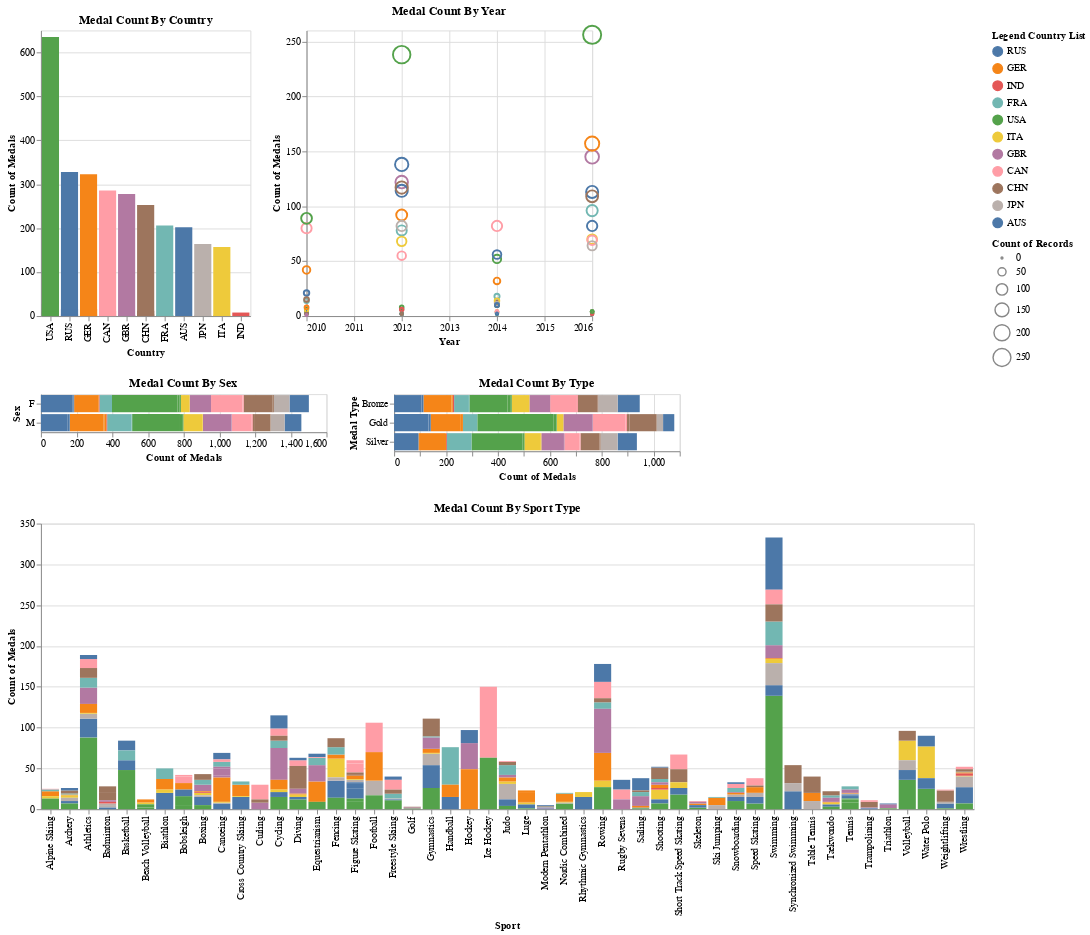

The notebook cell this image was saved under:
### Markdown cell above
# Final Visualization

## Summary of the key elements of your design and accompanying justification.

### Overall Design Principal Used / Final evaluation approach

1. Overview First : First overall wins of countries is visulaized then various other related stats are visualized. 
1. Zoom & Filter - Added Radio Selection for Country selections for Filtering and zooming for specific Country. 
1. Detail on Demand - Used Tooltip to Provide extra details when user hover mouse over Graph.

### Graph Details

These graphs are visulaize :- 
1. ByCountry - Medal Count By Country
1. ByYear - Medal Count By Year
1. BySex - Medal Count By Sex 
1. ByMedal - Medal Count By Type
1. BySport - Medal Count By Sport Type

### Mark and Encoding details

1. Mark type of bar is used for ByCountry, BySex , ByMedal, BySport graphs as bar type more suitable  for Ordered data to effectively visualize which country won more or less medal.
1.  Mark type point is used for ByYear graph for having 2D poistion scatter plot for effectively visualize coutry, number of medals won and year data. 
1.  Hue color pattern used for effectively distinguish categorical data 
1. Tooltip added to provide extra information on demand to make Visualization interactive.
1. Aggregation used to visalize the number of medals wons.

### Color Scheme
> **Hue** is used for Categorical Encoding to make sure each catogory is distinguisable 


### Selection Used
1. Radio type button used to select specific country.   Radio button is in genral media/device/platform friendly. Extra zooming and panning is not used to avoid desert frog phenomena.

### Code cell
# Create Selection 
country_list = df_olympic['NOC'].tolist() # Get list of Country from Pandas Dataframe  
country_list = list(set(country_list))  # Get Unique list of Country  
options = country_list
labels = [option + ' ' for option in options]

# Radio button for Country Selections.
input_dropdown = alt.binding_radio(
    # Add the empty selection which shows all when clicked
    options=options + [None],
    labels=labels + ['All'],
    name='Country: '
)
selection = alt.selection_point(
    fields=['NOC'],
    bind=input_dropdown,
)

# Bar Graph of Total Medals won by each country 
ByCountry = alt.Chart(df_olympic, title="Medal Count By Country").mark_bar().encode(
    x = alt.X('NOC:N', sort = '-y', title = "Country"),
    y = alt.Y('count()', title = "Count of Medals" ),
    color=alt.Color('NOC',title="Legend Country List"),
     tooltip = [ 'Team' ,'count()'] 
).add_params(
    selection
).transform_filter(
    selection
)

 
#  Scatter Plot of total medals won each country per Year.
ByYear = alt.Chart(df_olympic, title="Medal Count By Year").mark_point().encode(
    x=alt.X('Year:T'),
    color=alt.Color('NOC:N').scale(domain=options),
     y = alt.Y('count()', title = "Count of Medals" ),
     tooltip = [ 'Team', "Year:T" ,'count()'],
     size="count()" 
).add_params(
    selection
).transform_filter(
    selection
)


#  Bar graph of total medal won by Male or Female. 
BySex = alt.Chart(df_olympic, title="Medal Count By Sex").mark_bar().encode(
    x = alt.X('count()', title = "Count of Medals" ),
    y = alt.Y('Sex:N', title = "Sex"),
    color=alt.Color('NOC:N').scale(domain=options),
    tooltip = [ 'Team' , 'Sex' , 'count()'] 
).add_params(
    selection
).transform_filter(
    selection
) 

#  Bar graph of medal won by type (Gold/Silver/Bronze). 
ByMedal = alt.Chart(df_olympic, title="Medal Count By Type").mark_bar().encode(
    x = alt.X('count()', title = "Count of Medals" ),
    y = alt.Y('Medal:N', title = "Medal Type"),
    color=alt.Color('NOC:N').scale(domain=options),
    tooltip = [ 'Team' , 'Medal' , 'count()'] 
).add_params(
    selection
).transform_filter(
    selection
) 

#  Bar graph of medal won by types of Sport. 
BySport = alt.Chart(df_olympic, title="Medal Count By Sport Type").mark_bar().encode(
    x = alt.X('Sport:N', title = "Sport"),
    y = alt.Y('count()', title = "Count of Medals" ),
    color=alt.Color('NOC:N'),
     tooltip = [ 'Team' , 'Sport' , 'count()'] 
).add_params(
    selection
).transform_filter(
    selection
) 



((ByCountry | ByYear ) & ( BySex | ByMedal )  & BySport)

### Figure 1 — Vega-Lite specification as saved in the notebook (floating-point values rounded to 4 significant figures; data arrays with more than 128 entries replaced by an {"elided": "..."} marker saying what was removed)
{"config": {"view": {"continuousWidth": 300, "continuousHeight": 300}}, "vconcat": [{"hconcat": [{"mark": {"type": "bar"}, "encoding": {"color": {"field": "NOC", "title": "Legend Country List", "type": "nominal"}, "tooltip": [{"field": "Team", "type": "nominal"}, {"aggregate": "count", "type": "quantitative"}], "x": {"field": "NOC", "sort": "-y", "title": "Country", "type": "nominal"}, "y": {"aggregate": "count", "title": "Count of Medals", "type": "quantitative"}}, "name": "view_1", "title": "Medal Count By Country", "transform": [{"filter": {"param": "param_1"}}]}, {"mark": {"type": "point"}, "encoding": {"color": {"field": "NOC", "scale": {"domain": ["RUS", "GER", "IND", "FRA", "USA", "ITA", "GBR", "CAN", "CHN", "JPN", "AUS"]}, "type": "nominal"}, "size": {"aggregate": "count", "type": "quantitative"}, "tooltip": [{"field": "Team", "type": "nominal"}, {"field": "Year", "type": "temporal"}, {"aggregate": "count", "type": "quantitative"}], "x": {"field": "Year", "type": "temporal"}, "y": {"aggregate": "count", "title": "Count of Medals", "type": "quantitative"}}, "name": "view_2", "title": "Medal Count By Year", "transform": [{"filter": {"param": "param_1"}}]}]}, {"hconcat": [{"mark": {"type": "bar"}, "encoding": {"color": {"field": "NOC", "scale": {"domain": ["RUS", "GER", "IND", "FRA", "USA", "ITA", "GBR", "CAN", "CHN", "JPN", "AUS"]}, "type": "nominal"}, "tooltip": [{"field": "Team", "type": "nominal"}, {"field": "Sex", "type": "nominal"}, {"aggregate": "count", "type": "quantitative"}], "x": {"aggregate": "count", "title": "Count of Medals", "type": "quantitative"}, "y": {"field": "Sex", "title": "Sex", "type": "nominal"}}, "name": "view_3", "title": "Medal Count By Sex", "transform": [{"filter": {"param": "param_1"}}]}, {"mark": {"type": "bar"}, "encoding": {"color": {"field": "NOC", "scale": {"domain": ["RUS", "GER", "IND", "FRA", "USA", "ITA", "GBR", "CAN", "CHN", "JPN", "AUS"]}, "type": "nominal"}, "tooltip": [{"field": "Team", "type": "nominal"}, {"field": "Medal", "type": "nominal"}, {"aggregate": "count", "type": "quantitative"}], "x": {"aggregate": "count", "title": "Count of Medals", "type": "quantitative"}, "y": {"field": "Medal", "title": "Medal Type", "type": "nominal"}}, "name": "view_4", "title": "Medal Count By Type", "transform": [{"filter": {"param": "param_1"}}]}]}, {"mark": {"type": "bar"}, "encoding": {"color": {"field": "NOC", "type": "nominal"}, "tooltip": [{"field": "Team", "type": "nominal"}, {"field": "Sport", "type": "nominal"}, {"aggregate": "count", "type": "quantitative"}], "x": {"field": "Sport", "title": "Sport", "type": "nominal"}, "y": {"aggregate": "count", "title": "Count of Medals", "type": "quantitative"}}, "name": "view_5", "title": "Medal Count By Sport Type", "transform": [{"filter": {"param": "param_1"}}]}], "data": {"name": "data-a2719ee30b00597afbf69a60dc43723f"}, "params": [{"name": "param_1", "select": {"type": "point", "fields": ["NOC"]}, "bind": {"input": "radio", "options": ["RUS", "GER", "IND", "FRA", "USA", "ITA", "GBR", "CAN", "CHN", "JPN", "AUS", null], "labels": ["RUS ", "GER ", "IND ", "FRA ", "USA ", "ITA ", "GBR ", "CAN ", "CHN ", "JPN ", "AUS ", "All"], "name": "Country: "}, "views": ["view_1", "view_2", "view_3", "view_4", "view_5"]}], "$schema": "https://vega.github.io/schema/vega-lite/v5.16.3.json", "datasets": {"data-a2719ee30b00597afbf69a60dc43723f": {"elided": "2960 records"}}}
